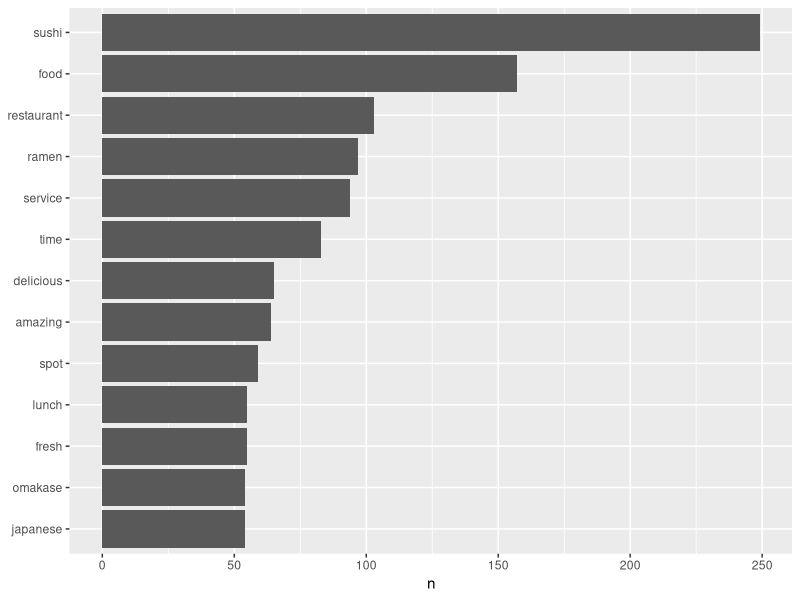
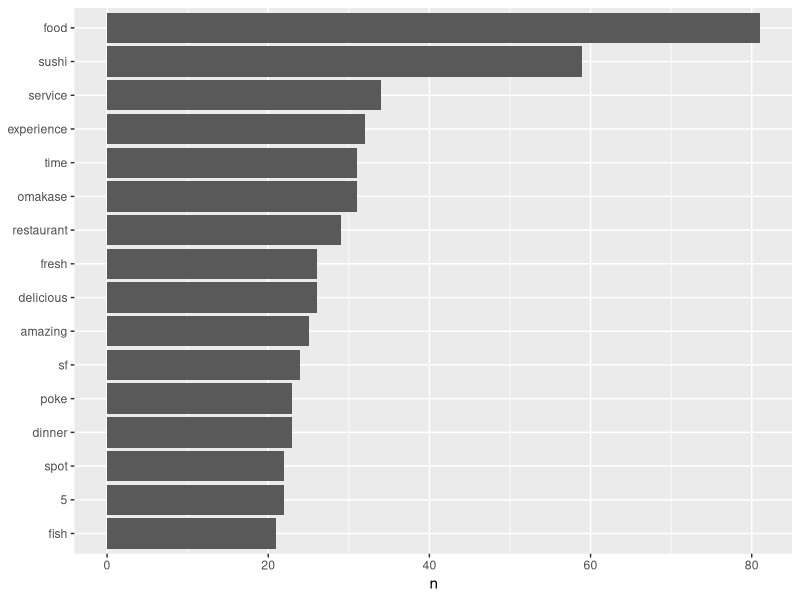
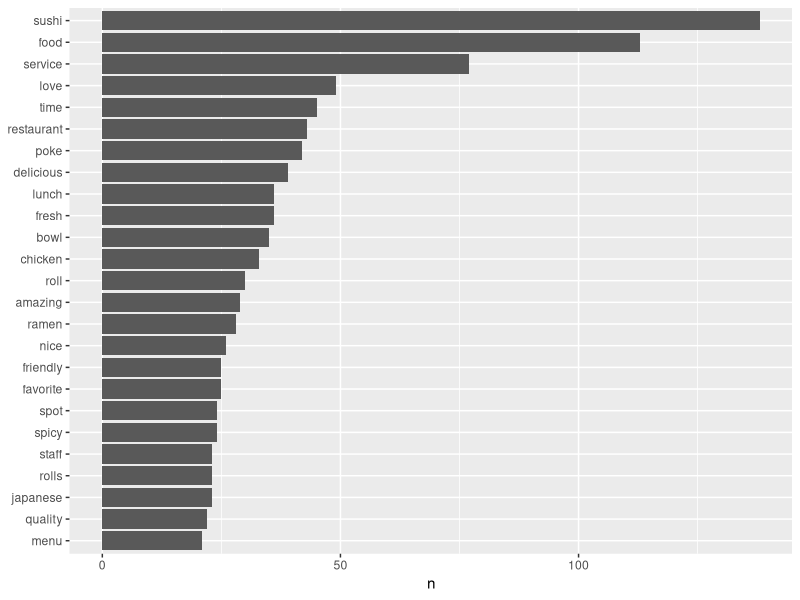
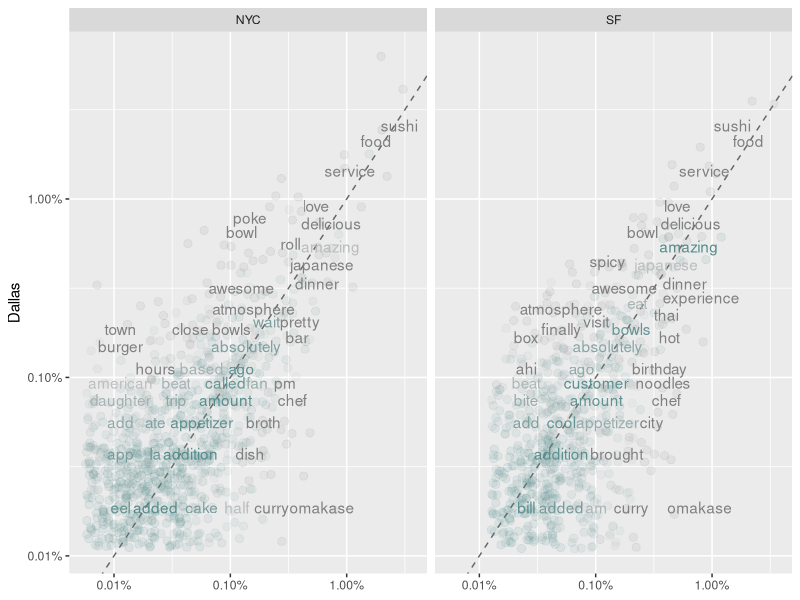
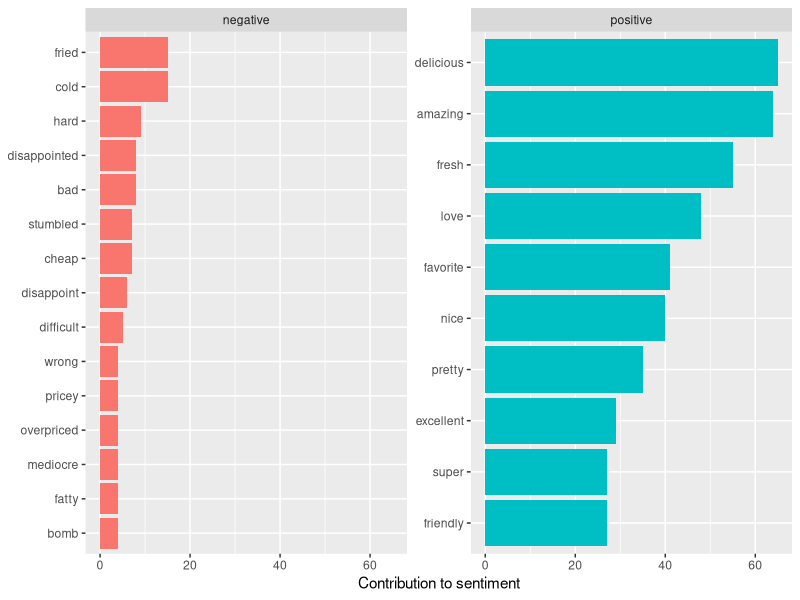
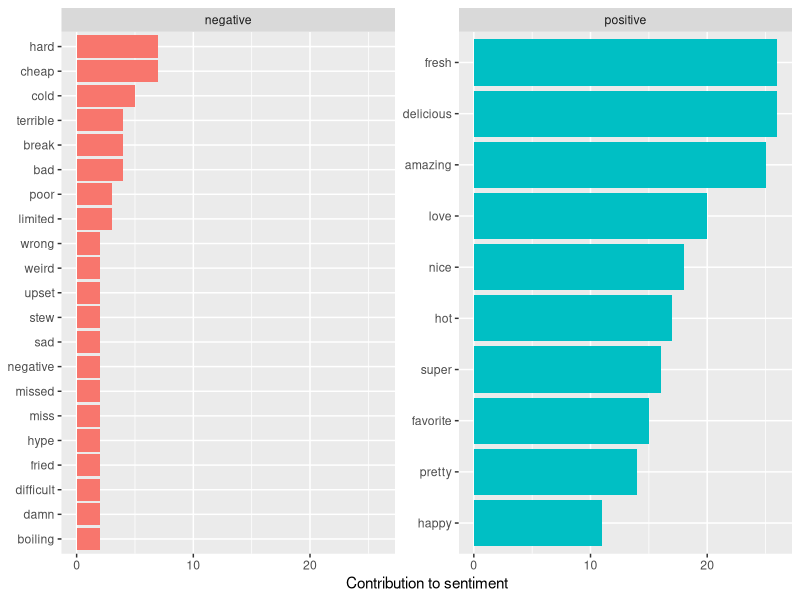
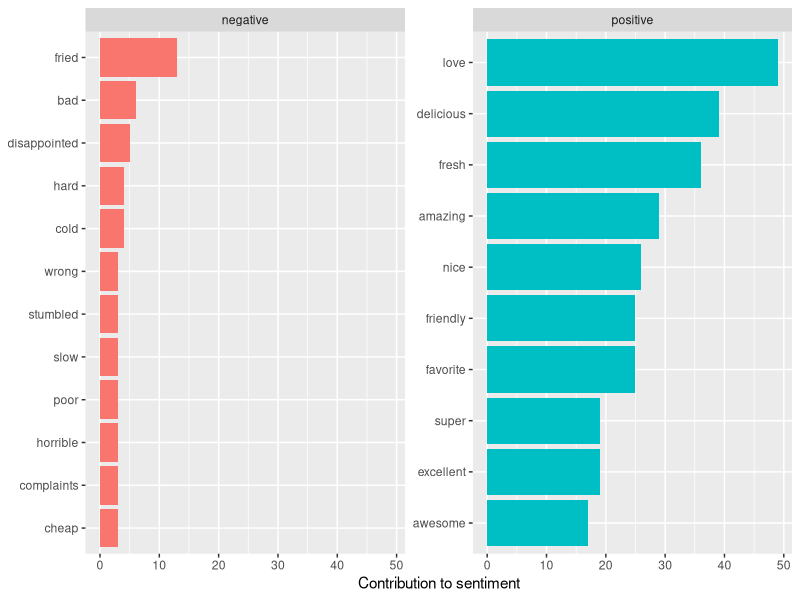
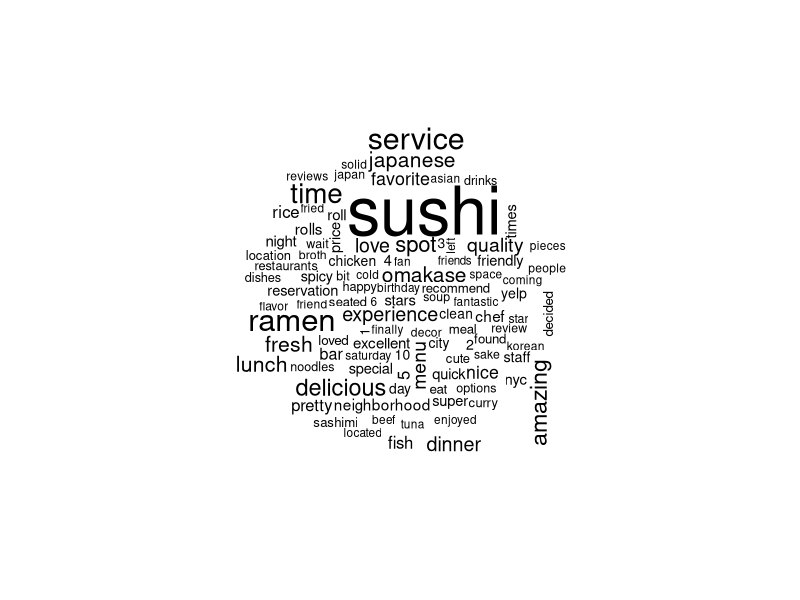

Recreate these plots in R, in order.
### Text Mining

library(tidytext)
library(dplyr)
library(stringr)

## read stored data form API
new_york <- read.csv("./data/ny.csv")
sf <- read.csv("./data/sf.csv")
dallas <- read.csv("./data/dallas.csv")

ny_high_review_r <- read.csv("./data/ny_high_review.csv",stringsAsFactors = FALSE)
sf_high_review_r <- read.csv("./data/sf_high_review.csv",stringsAsFactors = FALSE)
dl_high_review_r <- read.csv("./data/dl_high_review.csv",stringsAsFactors = FALSE)


## Select ratings >= 4.5 in NY and SF
ny_high <- dplyr::filter(new_york,rating>=4.5)
sf_high <- dplyr::filter(sf,rating>=4.5)
dl_high <- dplyr::filter(dallas,rating>=4.5)

#### Prepare tidy test data 

### NY
tidy_ny <- ny_high_review_r %>% unnest_tokens(word, text)

tidy_ny <- tidy_ny %>%
    anti_join(stop_words)


tidy_ny %>%
    count(word, sort = TRUE) 

### SF
tidy_sf <- sf_high_review_r %>% unnest_tokens(word, text)

tidy_sf <- tidy_sf %>%
    anti_join(stop_words)


tidy_sf %>%
    count(word, sort = TRUE) 


### Dallas
tidy_dl <- dl_high_review_r %>% unnest_tokens(word, text)

tidy_dl <- tidy_dl %>%
    anti_join(stop_words)


tidy_dl %>%
    count(word, sort = TRUE) 



#### plot most frequent word for ny and sf high rating restaurants' reveiws
library(ggplot2)

tidy_ny %>%
    count(word, sort = TRUE) %>%
    filter(n > 50) %>%
    mutate(word = reorder(word, n)) %>%
    ggplot(aes(word, n)) +
    geom_col() +
    xlab(NULL) +
    coord_flip()


tidy_sf %>%
    count(word, sort = TRUE) %>%
    filter(n > 20) %>%
    mutate(word = reorder(word, n)) %>%
    ggplot(aes(word, n)) +
    geom_col() +
    xlab(NULL) +
    coord_flip()


tidy_dl %>%
    count(word, sort = TRUE) %>%
    filter(n > 20) %>%
    mutate(word = reorder(word, n)) %>%
    ggplot(aes(word, n)) +
    geom_col() +
    xlab(NULL) +
    coord_flip()


#### Word frequencies


library(tidyr)

frequency <- bind_rows(mutate(tidy_ny, city = "NYC"),
                       mutate(tidy_sf, city = "SF"),
                       mutate(tidy_dl, city = "Dallas")) %>% 
    mutate(word = str_extract(word, "[a-z']+")) %>%
    count(city, word) %>%
    group_by(city) %>%
    mutate(proportion = n / sum(n)) %>% 
    select(-n) %>% 
    spread(city, proportion) %>% 
    gather(city, proportion, `NYC`:`SF`)


library(scales)

# expect a warning about rows with missing values being removed
ggplot(frequency, aes(x = proportion, y = `Dallas`, color = abs(`Dallas` - proportion))) +
    geom_abline(color = "gray40", lty = 2) +
    geom_jitter(alpha = 0.1, size = 2.5, width = 0.3, height = 0.3) +
    geom_text(aes(label = word), check_overlap = TRUE, vjust = 1.5) +
    scale_x_log10(labels = percent_format()) +
    scale_y_log10(labels = percent_format()) +
    scale_color_gradient(limits = c(0, 0.001), low = "darkslategray4", high = "gray75") +
    facet_wrap(~city, ncol = 2) +
    theme(legend.position="none") +
    labs(y = "Dallas", x = NULL)

### Let’s quantify how similar and different these sets of word frequencies are using a correlation test. 
### How correlated are the review words frequencies between NYC and SF in high restaurant?

cor.test(data = frequency[frequency$city == "SF",],
         ~ proportion + `Dallas`)

cor.test(data = frequency[frequency$city == "NYC",],
         ~ proportion + `Dallas`)


# Pearson's product-moment correlation
# 
# data:  proportion and NYC
# t = 65.43, df = 860, p-value < 2.2e-16
# alternative hypothesis: true correlation is not equal to 0
# 95 percent confidence interval:
#  0.9006398 0.9230629
# sample estimates:
#       cor 
# 0.9125345 

## 


#### sentiments analysis

### Most common positive and negative words

bing_word_counts_ny<- tidy_ny %>%
    inner_join(get_sentiments("bing")) %>%
    count(word, sentiment, sort = TRUE) %>%
    ungroup()

bing_word_counts_sf<- tidy_sf %>%
    inner_join(get_sentiments("bing")) %>%
    count(word, sentiment, sort = TRUE) %>%
    ungroup()


bing_word_counts_dl<- tidy_dl %>%
    inner_join(get_sentiments("bing")) %>%
    count(word, sentiment, sort = TRUE) %>%
    ungroup()


bing_word_counts_ny %>%
    group_by(sentiment) %>%
    top_n(10) %>%
    ungroup() %>%
    mutate(word = reorder(word, n)) %>%
    ggplot(aes(word, n, fill = sentiment)) +
    geom_col(show.legend = FALSE) +
    facet_wrap(~sentiment, scales = "free_y") +
    labs(y = "Contribution to sentiment",
         x = NULL) +
    coord_flip()


bing_word_counts_sf %>%
    group_by(sentiment) %>%
    top_n(10) %>%
    ungroup() %>%
    mutate(word = reorder(word, n)) %>%
    ggplot(aes(word, n, fill = sentiment)) +
    geom_col(show.legend = FALSE) +
    facet_wrap(~sentiment, scales = "free_y") +
    labs(y = "Contribution to sentiment",
         x = NULL) +
    coord_flip()


bing_word_counts_dl %>%
    group_by(sentiment) %>%
    top_n(10) %>%
    ungroup() %>%
    mutate(word = reorder(word, n)) %>%
    ggplot(aes(word, n, fill = sentiment)) +
    geom_col(show.legend = FALSE) +
    facet_wrap(~sentiment, scales = "free_y") +
    labs(y = "Contribution to sentiment",
         x = NULL) +
    coord_flip()


### Wordclouds

library(wordcloud)



custom_stop_words <- bind_rows(tibble(word = c("food","restaurant"), 
                                      lexicon = c("custom")), 
                               stop_words)


tidy_ny %>%
    anti_join(custom_stop_words) %>%
    count(word) %>%
    with(wordcloud(word, n, max.words = 100))



tidy_sf %>%
    anti_join(custom_stop_words) %>%
    count(word) %>%
    with(wordcloud(word, n, max.words = 100))


tidy_dl %>%
    anti_join(custom_stop_words) %>%
    count(word) %>%
    with(wordcloud(word, n, max.words = 100))


### We can use this visualization to see the most important positive and negative words

library(reshape2)

tidy_ny %>%
    inner_join(get_sentiments("bing")) %>%
    count(word, sentiment, sort = TRUE) %>%
    acast(word ~ sentiment, value.var = "n", fill = 0) %>%
    comparison.cloud(colors = c("gray20", "gray80"),
                     max.words = 100)



tidy_sf %>%
    inner_join(get_sentiments("bing")) %>%
    count(word, sentiment, sort = TRUE) %>%
    acast(word ~ sentiment, value.var = "n", fill = 0) %>%
    comparison.cloud(colors = c("gray20", "gray80"),
                     max.words = 100)


tidy_dl %>%
    inner_join(get_sentiments("bing")) %>%
    count(word, sentiment, sort = TRUE) %>%
    acast(word ~ sentiment, value.var = "n", fill = 0) %>%
    comparison.cloud(colors = c("gray20", "gray80"),
                     max.words = 100)
